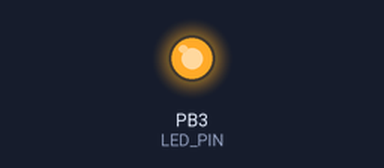
The sketch below on a simulated ATtiny85, built with avr-gcc and run on an emulated ATtiny85. Parts: output pins drawn as LEDs (lit = HIGH). Sleep ends after the set time or at an interrupt. At 1.0 s the program stops and its outputs stay as they are.

Above: at 0.1 s.
At 1.1 s:
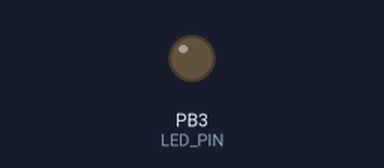
Timing chart, 0 to 2.5 s (numbered marks = the images above):
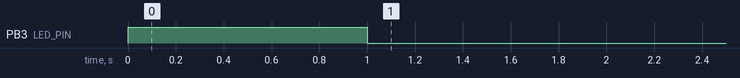

The sketch:

SleepTestResetToWakeUp.ino
```cpp
/* ATtiny85 Low-Power Testing.*/
//  Light up an LED for 1 second and then power down as far as can go.
//  Measure power.  Wake up only by activating !RESET
//  Note: the code works.  The power when sleeping is 0.5 microamps
//  Bob Glicksman; 2/11/16

#include <avr/sleep.h>
#include <avr/interrupt.h>  // won't use interrupts in this test.  Wake up on !RESET
//#include <avr/power.h>      // use for powering down the ADC (does not work - use the macro defined below)
#include <avr/wdt.h>        // will just disable the wdt for this test

// Utility macros for the ADC (note: the power(adc_disable does not seem to work)
#define adc_disable() (ADCSRA &= ~(1<<ADEN)) // disable ADC (before power-off)
#define adc_enable()  (ADCSRA |=  (1<<ADEN)) // re-enable ADC

// constants
const int LED_PIN = 3;              // chip pin 2 is where LED is connected

void setup()
{
  for (int i = 0; i < 4; i++)
  {
    pinMode(i, INPUT);  // set all I/O pins to input
    digitalWrite(i, LOW); // disable pullups
  }
  //power_adc_disable(); // ADC uses ~320uA
  adc_disable();
  wdt_disable();
  set_sleep_mode(SLEEP_MODE_PWR_DOWN);
}


void loop()
{

    // light the LED for 1 second
    pinMode(LED_PIN, OUTPUT);
    digitalWrite(LED_PIN, HIGH);
    delay(1000);
    digitalWrite(LED_PIN, LOW);

    // put the LED pin back to input, no pullup for low power
    // when a transmitter is connected to this pin, leave it as an
    //  output and left in the low state!
//    pinMode(LED_PIN, INPUT);
//    digitalWrite(LED_PIN, LOW);

    // put the ATtiny85 to sleep
    snooze();
  // Continue after reset
}

void snooze(void)
{
  cli();  // disable interrupts; not used in this test
  sleep_enable();
  sleep_bod_disable();
  sei();  // enable interrupts to wake up; not used in this test
  sleep_cpu();
  sleep_disable();
}
```

Measured:
- by itself, PB3 (LED_PIN): LOW → HIGH at 0.00 s, → LOW 1.0 s later
